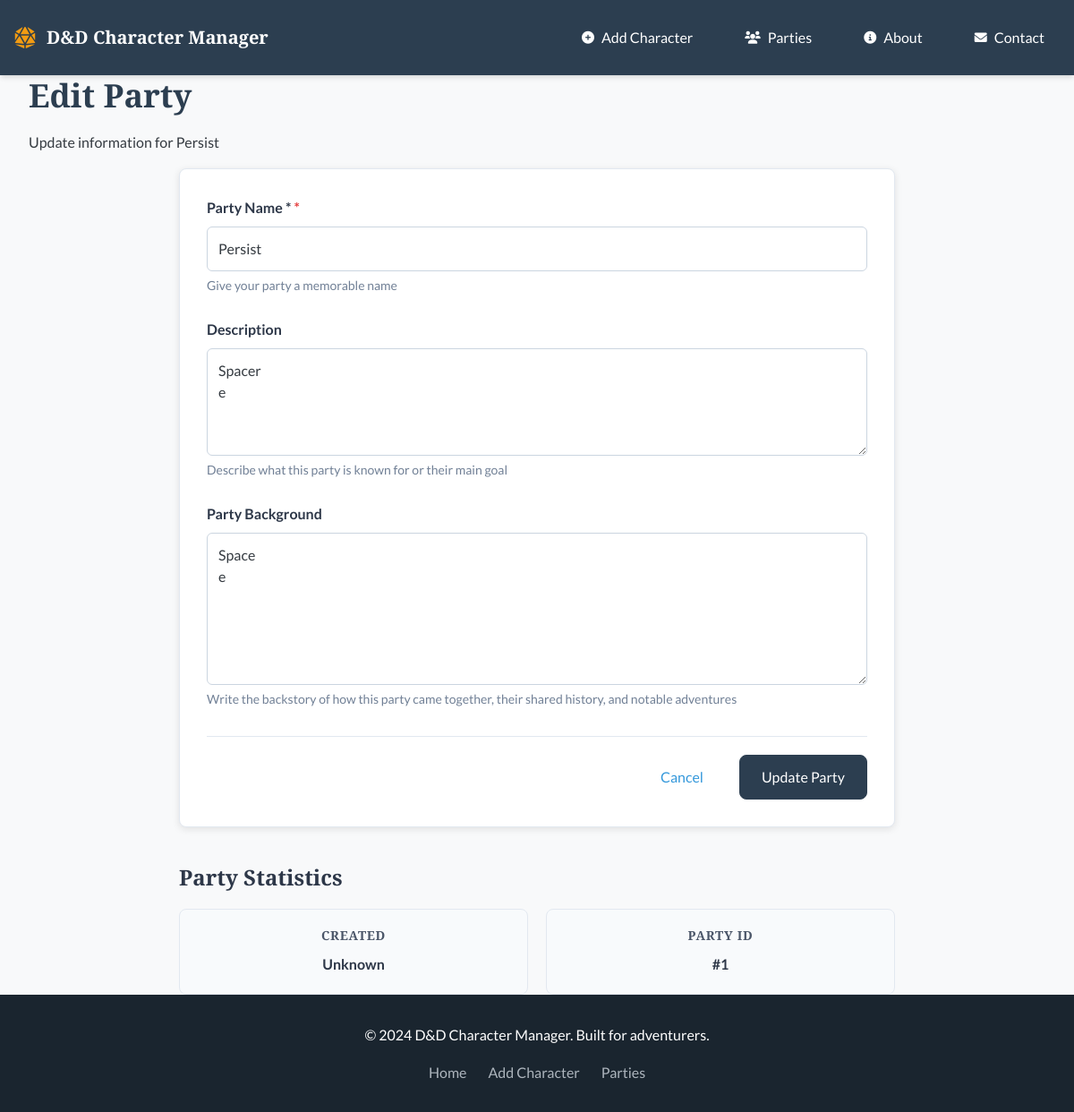
The app's page /party/1/edit with its own data.
### tables this page shows
CREATE TABLE parties (
    id INTEGER PRIMARY KEY AUTOINCREMENT,
    name TEXT NOT NULL,
    description TEXT,
    background TEXT,
    created_at TIMESTAMP DEFAULT CURRENT_TIMESTAMP
);

### flask-example/app.py (the view, shortened to what this page needs)
    @app.route('/party/<int:party_id>/edit', methods=['GET', 'POST'])
    def edit_party(party_id):
        db = get_db()
        party = db.execute('SELECT * FROM parties WHERE id = ?', (party_id,)).fetchone()
        if party is None:
            return "Party not found", 404
        error = None
        party = {
            'id': party['id'],
            'name': party['name'],
            'description': party['description'],
            'background': party['background']
        }
        return render_template('edit_party.html', party=party, error=error, active_page='edit_party')

### flask-example/db.py (called while the page is built)
def get_db():
    if 'db' not in g:
        database_path = current_app.config['DATABASE']
        g.db = sqlite3.connect(database_path)
        g.db.row_factory = sqlite3.Row
    return g.db

### flask-example/templates/edit_party.html (shortened to what this page needs)
{% extends "base.html" %}
{% block content %}
<div class="container">
    <div class="page-header">
        <h1>Edit Party</h1>
        <p>Update information for {{ party.name }}</p>
    </div>
    <div class="form-container">
        <form method="POST" class="party-form">
            <div class="form-group">
                <label for="party-name" class="form-label required">Party Name *</label>
                <input type="text" id="party-name" name="party-name" class="form-control"
                       value="{{ party.name }}"
                       placeholder="Enter party name (e.g., The Silver Dragons)" required>
                <small class="form-help">Give your party a memorable name</small>
            </div>
            <div class="form-group">
                <label for="description" class="form-label">Description</label>
                <textarea id="description" name="description" class="form-control" rows="3"
                          placeholder="Brief description of the party's purpose or theme">{{ party.description or '' }}</textarea>
                <small class="form-help">Describe what this party is known for or their main goal</small>
            </div>
            <div class="form-group">
                <label for="background" class="form-label">Party Background</label>
                <textarea id="background" name="background" class="form-control" rows="6"
                          placeholder="Detailed background story for the party...">{{ party.background or '' }}</textarea>
                <small class="form-help">Write the backstory of how this party came together, their shared history, and notable adventures</small>
            </div>
            <div class="form-actions">
                <a href="{{ url_for('party_detail', party_id=party.id) }}" class="btn btn-outline">Cancel</a>
                <button type="submit" class="btn btn-primary">Update Party</button>
            </div>
        </form>
    </div>
    <div class="party-info">
        <h3>Party Statistics</h3>
        <div class="stats-grid">
            <div class="stat-card">
                <h4>Created</h4>
                <p>{{ party.created_at.strftime('%B %d, %Y') if party.created_at else 'Unknown' }}</p>
            </div>
            <div class="stat-card">
                <h4>Party ID</h4>
                <p>#{{ party.id }}</p>
            </div>
        </div>
    </div>
</div>
{% endblock %}

### flask-example/static/css/styles.css (style rules this page uses)
:root { --primary-color: #2c3e50; --primary-dark: #1a252f; --primary-light: #34495e; --secondary-color: #e74c3c; --secondary-dark: #c0392b; --accent-color: #f39c12; --success-color: #27ae60; --warning-color: #f39c12; --danger-color: #e74c3c; --info-color: #3498db; --white: #ffffff; --gray-50: #f8f9fa; --gray-100: #e9ecef; --gray-200: #dee2e6; --gray-300: #ced4da; --gray-400: #adb5bd; --gray-500: #6c757d; --gray-600: #495057; --gray-700: #343a40; --gray-800: #212529; --gray-900: #000000; --font-family-heading: 'Cinzel', serif; --font-family-body: 'Lato', sans-serif; --font-weight-light: 300; --font-weight-normal: 400; --font-weight-medium: 700; --font-weight-bold: 900; --font-size-xs: 0.75rem; --font-size-sm: 0.875rem; --font-size-base: 1rem; --font-size-lg: 1.125rem; --font-size-xl: 1.25rem; --font-size-2xl: 1.5rem; --font-size-3xl: 1.875rem; --font-size-4xl: 2.25rem; --font-size-5xl: 3rem; --spacing-1: 0.25rem; --spacing-2: 0.5rem; --spacing-3: 0.75rem; --spacing-4: 1rem; --spacing-5: 1.25rem; --spacing-6: 1.5rem; --spacing-8: 2rem; --spacing-10: 2.5rem; --spacing-12: 3rem; --spacing-16: 4rem; --spacing-20: 5rem; --radius-sm: 0.25rem; --radius-md: 0.5rem; --radius-lg: 0.75rem; --radius-xl: 1rem; --radius-full: 9999px; --shadow-sm: 0 1px 2px 0 rgba(0, 0, 0, 0.05); --shadow-md: 0 4px 6px -1px rgba(0, 0, 0, 0.1), 0 2px 4px -1px rgba(0, 0, 0, 0.06); --shadow-lg: 0 10px 15px -3px rgba(0, 0, 0, 0.1), 0 4px 6px -2px rgba(0, 0, 0, 0.05); --shadow-xl: 0 20px 25px -5px rgba(0, 0, 0, 0.1), 0 10px 10px -5px rgba(0, 0, 0, 0.04); --transition-fast: 150ms ease-in-out; --transition-normal: 300ms ease-in-out; --transition-slow: 500ms ease-in-out; --z-dropdown: 1000; --z-sticky: 1020; --z-fixed: 1030; --z-modal-backdrop: 1040; --z-modal: 1050; --z-popover: 1060; --z-tooltip: 1070; }
*, *::before, *::after { box-sizing: border-box; margin: 0; padding: 0; }
html { font-size: 16px; scroll-behavior: smooth; }
body { font-family: var(--font-family-body); font-weight: var(--font-weight-normal); line-height: 1.6; color: var(--gray-700); background-color: var(--gray-50); -webkit-font-smoothing: antialiased; -moz-osx-font-smoothing: grayscale; }
h1, h2, h3, h4, h5, h6 { font-family: var(--font-family-heading); font-weight: var(--font-weight-medium); line-height: 1.3; color: var(--primary-color); margin-bottom: var(--spacing-4); }
h1 { font-size: var(--font-size-4xl); }
h3 { font-size: var(--font-size-2xl); }
h4 { font-size: var(--font-size-xl); }
p { margin-bottom: var(--spacing-4); }
a { color: var(--info-color); text-decoration: none; transition: color var(--transition-fast); }
.container { max-width: 1200px; margin: 0 auto; padding: 0 var(--spacing-4); }
.btn { display: inline-flex; align-items: center; justify-content: center; gap: var(--spacing-2); padding: var(--spacing-3) var(--spacing-6); font-family: var(--font-family-body); font-size: var(--font-size-base); font-weight: var(--font-weight-normal); line-height: 1.5; text-align: center; text-decoration: none; white-space: nowrap; vertical-align: middle; cursor: pointer; user-select: none; border: 1px solid transparent; border-radius: var(--radius-md); transition: all var(--transition-fast); background: none; }
.btn-primary { background: var(--primary-color); color: var(--white); border-color: var(--primary-color); }
.form-group { margin-bottom: var(--spacing-6); }
.form-label { display: block; margin-bottom: var(--spacing-2); font-family: var(--font-family-body); font-weight: var(--font-weight-medium); color: var(--primary-color); }
.form-control { display: block; width: 100%; padding: var(--spacing-3); font-family: var(--font-family-body); font-size: var(--font-size-base); line-height: 1.5; color: var(--gray-700); background: var(--white); border: 1px solid var(--gray-300); border-radius: var(--radius-md); transition: all var(--transition-fast); }
.form-control::placeholder { color: var(--gray-500); }
textarea.form-control { resize: vertical; min-height: 120px; }
@media (min-width: 769px) { .container { padding: 0 var(--spacing-6); } }
@media (min-width: 1024px) { .container { padding: 0 var(--spacing-8); } }

### flask-example/static/css/components/form-validation.css (style rules this page uses)
.form-group { position: relative; transition: all 0.2s ease; }

### records on screen
parties: name "Persist", party-name "Persist", description "Spacer e", background "Space e", id "1"
